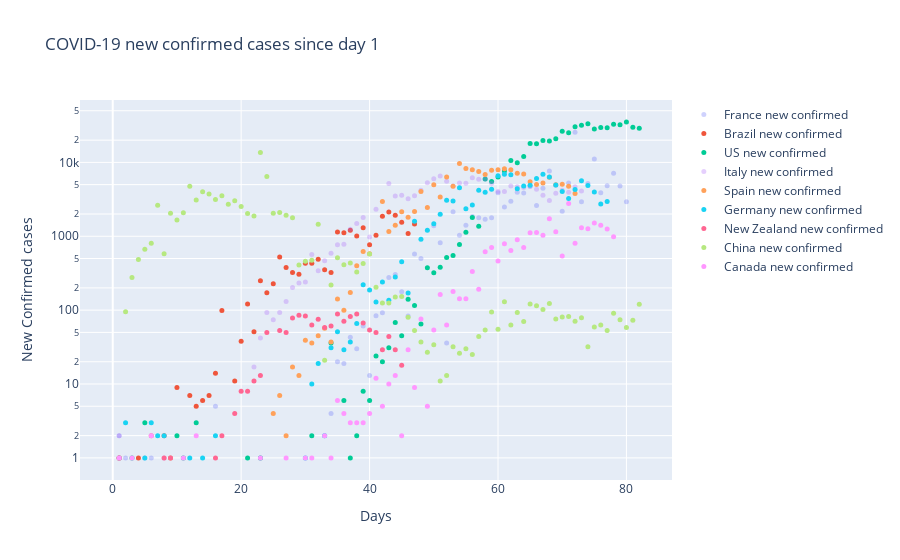

The notebook cell saved with this chart:
### Code cell
fignc = go.Figure(series)
fignc.update_layout(title_text='COVID-19 new confirmed cases since day 1')
fignc.update_xaxes(title_text='Days')
fignc.update_yaxes(title_text='New Confirmed cases', type='log')
fignc.show()

### Figure 1 — Plotly figure (JSON) as saved in the notebook; plotly's stock layout.template omitted (floating-point values rounded to 4 significant figures)
{"data": [{"marker": {"size": 5, "symbol": "circle"}, "mode": "markers", "name": "France new confirmed", "opacity": 0.3, "type": "scatter", "x": [0, 0, 1, 2, 3, 4, 5, 6, 7, 8, 9, 10, 11, 12, 13, 14, 15, 16, 17, 18, 19, 20, 21, 22, 23, 24, 25, 26, 27, 28, 29, 30, 31, 32, 33, 34, 35, 36, 37, 38, 39, 40, 41, 42, 43, 44, 45, 46, 47, 48, 49, 50, 51, 52, 53, 54, 55, 56, 57, 58, 59, 60, 61, 62, 63, 64, 65, 66, 67, 68, 69, 70, 71, 72, 73, 74, 75, 76, 77, 78, 79, 80], "y": [null, 0, 2, 1, 0, 0, 1, 1, 0, 0, 1, 0, 0, 0, 0, 0, 0, 5, 0, 0, 0, 0, 0, 0, 1, 0, 0, 0, 0, 0, 0, 0, 0, 0, 2, 4, 20, 19, 43, 30, 61, 13, 84, 92, 276, 303, 177, 83, 575, 499, 0, 1388, 815, 36, 2151, 1032, 1409, 1846, 1788, 1705, 1780, 3880, 2499, 2978, 3951, 3851, 4703, 2603, 4462, 7657, 4922, 2180, 5273, 25646, 2925, 5190, 11102, 3894, 4822, 7150, 4796, 2943]}, {"marker": {"size": 5, "symbol": "circle"}, "mode": "markers", "name": "Brazil new confirmed", "opacity": 1, "type": "scatter", "x": [0, 0, 0, 0, 0, 0, 0, 0, 0, 0, 0, 0, 0, 0, 0, 0, 0, 0, 0, 0, 0, 0, 0, 0, 0, 0, 0, 0, 0, 0, 0, 0, 0, 0, 0, 1, 2, 3, 4, 5, 6, 7, 8, 9, 10, 11, 12, 13, 14, 15, 16, 17, 18, 19, 20, 21, 22, 23, 24, 25, 26, 27, 28, 29, 30, 31, 32, 33, 34, 35, 36, 37, 38, 39, 40, 41, 42, 43, 44, 45, 46, 47], "y": [null, 0, 0, 0, 0, 0, 0, 0, 0, 0, 0, 0, 0, 0, 0, 0, 0, 0, 0, 0, 0, 0, 0, 0, 0, 0, 0, 0, 0, 0, 0, 0, 0, 0, 0, 1, 0, 0, 1, 0, 0, 0, 2, 0, 9, 0, 7, 5, 6, 7, 14, 99, 0, 11, 38, 121, 51, 249, 172, 228, 525, 378, 323, 307, 431, 432, 487, 352, 323, 1138, 1119, 1208, 1012, 1304, 770, 1031, 1873, 2136, 1922, 1546, 1089, 1465]}, {"marker": {"size": 5, "symbol": "circle"}, "mode": "markers", "name": "US new confirmed", "opacity": 1, "type": "scatter", "x": [1, 2, 3, 4, 5, 6, 7, 8, 9, 10, 11, 12, 13, 14, 15, 16, 17, 18, 19, 20, 21, 22, 23, 24, 25, 26, 27, 28, 29, 30, 31, 32, 33, 34, 35, 36, 37, 38, 39, 40, 41, 42, 43, 44, 45, 46, 47, 48, 49, 50, 51, 52, 53, 54, 55, 56, 57, 58, 59, 60, 61, 62, 63, 64, 65, 66, 67, 68, 69, 70, 71, 72, 73, 74, 75, 76, 77, 78, 79, 80, 81, 82], "y": [null, 0, 1, 0, 3, 0, 0, 0, 0, 2, 1, 0, 3, 0, 0, 0, 0, 0, 0, 0, 1, 0, 1, 0, 0, 0, 0, 0, 0, 0, 2, 0, 0, 36, 0, 6, 1, 2, 8, 6, 24, 20, 31, 68, 45, 140, 116, 65, 376, 322, 382, 516, 548, 772, 1133, 1789, 1362, 5964, 5526, 6327, 7676, 10571, 9893, 12038, 18058, 17821, 19808, 19444, 20922, 26341, 25200, 30390, 31824, 33267, 28219, 29595, 29556, 32829, 32385, 35098, 29861, 28917]}, {"marker": {"size": 5, "symbol": "circle"}, "mode": "markers", "name": "Italy new confirmed", "opacity": 0.3, "type": "scatter", "x": [0, 0, 0, 0, 0, 0, 0, 0, 0, 1, 2, 3, 4, 5, 6, 7, 8, 9, 10, 11, 12, 13, 14, 15, 16, 17, 18, 19, 20, 21, 22, 23, 24, 25, 26, 27, 28, 29, 30, 31, 32, 33, 34, 35, 36, 37, 38, 39, 40, 41, 42, 43, 44, 45, 46, 47, 48, 49, 50, 51, 52, 53, 54, 55, 56, 57, 58, 59, 60, 61, 62, 63, 64, 65, 66, 67, 68, 69, 70, 71, 72, 73], "y": [null, 0, 0, 0, 0, 0, 0, 0, 0, 2, 0, 0, 0, 0, 0, 0, 1, 0, 0, 0, 0, 0, 0, 0, 0, 0, 0, 0, 0, 0, 17, 42, 93, 74, 93, 131, 202, 233, 240, 566, 342, 466, 587, 769, 778, 1247, 1492, 1797, 977, 2313, 0, 5198, 3497, 3590, 3233, 3526, 4207, 5322, 5986, 6557, 5560, 4789, 5249, 5210, 6203, 5909, 5974, 5217, 4050, 4053, 4782, 4668, 4585, 4805, 4316, 3599, 3039, 3836, 4204, 3951, 4694, 4092]}, {"marker": {"size": 5, "symbol": "circle"}, "mode": "markers", "name": "Spain new confirmed", "opacity": 1, "type": "scatter", "x": [0, 0, 0, 0, 0, 0, 0, 0, 0, 0, 1, 2, 3, 4, 5, 6, 7, 8, 9, 10, 11, 12, 13, 14, 15, 16, 17, 18, 19, 20, 21, 22, 23, 24, 25, 26, 27, 28, 29, 30, 31, 32, 33, 34, 35, 36, 37, 38, 39, 40, 41, 42, 43, 44, 45, 46, 47, 48, 49, 50, 51, 52, 53, 54, 55, 56, 57, 58, 59, 60, 61, 62, 63, 64, 65, 66, 67, 68, 69, 70, 71, 72], "y": [null, 0, 0, 0, 0, 0, 0, 0, 0, 0, 1, 0, 0, 0, 0, 0, 0, 0, 1, 0, 0, 0, 0, 0, 0, 0, 0, 0, 0, 0, 0, 0, 0, 0, 4, 7, 2, 17, 13, 39, 36, 45, 57, 37, 141, 100, 173, 400, 622, 582, 0, 2955, 1159, 1407, 2144, 1806, 2162, 4053, 2447, 4964, 3394, 6368, 4749, 9630, 8271, 7933, 7516, 6875, 7846, 7967, 8195, 7947, 7134, 6969, 5478, 5029, 5267, 6278, 5002, 5051, 4754, 3804]}, {"marker": {"size": 5, "symbol": "circle"}, "mode": "markers", "name": "Germany new confirmed", "opacity": 1, "type": "scatter", "x": [0, 0, 0, 0, 0, 1, 2, 3, 4, 5, 6, 7, 8, 9, 10, 11, 12, 13, 14, 15, 16, 17, 18, 19, 20, 21, 22, 23, 24, 25, 26, 27, 28, 29, 30, 31, 32, 33, 34, 35, 36, 37, 38, 39, 40, 41, 42, 43, 44, 45, 46, 47, 48, 49, 50, 51, 52, 53, 54, 55, 56, 57, 58, 59, 60, 61, 62, 63, 64, 65, 66, 67, 68, 69, 70, 71, 72, 73, 74, 75, 76, 77], "y": [null, 0, 0, 0, 0, 1, 3, 0, 0, 1, 3, 2, 2, 0, 0, 0, 1, 0, 1, 0, 2, 0, 0, 0, 0, 0, 0, 0, 0, 0, 0, 0, 0, 0, 1, 10, 19, 2, 31, 51, 29, 37, 66, 220, 188, 129, 241, 136, 281, 451, 170, 1597, 910, 1210, 1477, 1985, 3070, 2993, 4528, 2365, 2660, 4183, 3930, 4337, 6615, 6933, 6824, 4400, 4790, 4923, 6064, 6922, 6365, 4933, 4031, 3251, 4289, 5633, 4885, 3990, 2737, 2946]}, {"marker": {"size": 5, "symbol": "circle"}, "mode": "markers", "name": "New Zealand new confirmed", "opacity": 1, "type": "scatter", "x": [0, 0, 0, 0, 0, 0, 0, 0, 0, 0, 0, 0, 0, 0, 0, 0, 0, 0, 0, 0, 0, 0, 0, 0, 0, 0, 0, 0, 0, 0, 0, 0, 0, 0, 0, 0, 0, 1, 2, 3, 4, 5, 6, 7, 8, 9, 10, 11, 12, 13, 14, 15, 16, 17, 18, 19, 20, 21, 22, 23, 24, 25, 26, 27, 28, 29, 30, 31, 32, 33, 34, 35, 36, 37, 38, 39, 40, 41, 42, 43, 44, 45], "y": [null, 0, 0, 0, 0, 0, 0, 0, 0, 0, 0, 0, 0, 0, 0, 0, 0, 0, 0, 0, 0, 0, 0, 0, 0, 0, 0, 0, 0, 0, 0, 0, 0, 0, 0, 0, 0, 1, 0, 0, 0, 0, 2, 0, 1, 1, 0, 0, 0, 0, 0, 0, 1, 2, 0, 4, 8, 8, 11, 13, 50, 0, 53, 50, 78, 85, 83, 63, 75, 58, 61, 89, 71, 82, 89, 67, 54, 50, 29, 44, 29, 18]}, {"marker": {"size": 5, "symbol": "circle"}, "mode": "markers", "name": "China new confirmed", "opacity": 1, "type": "scatter", "x": [1, 2, 3, 4, 5, 6, 7, 8, 9, 10, 11, 12, 13, 14, 15, 16, 17, 18, 19, 20, 21, 22, 23, 24, 25, 26, 27, 28, 29, 30, 31, 32, 33, 34, 35, 36, 37, 38, 39, 40, 41, 42, 43, 44, 45, 46, 47, 48, 49, 50, 51, 52, 53, 54, 55, 56, 57, 58, 59, 60, 61, 62, 63, 64, 65, 66, 67, 68, 69, 70, 71, 72, 73, 74, 75, 76, 77, 78, 79, 80, 81, 82], "y": [null, 95, 277, 486, 669, 802, 2632, 578, 2054, 1661, 2089, 4739, 3086, 3991, 3733, 3147, 3523, 2704, 3015, 2525, 2032, 1881, 13628, 6463, 2055, 2100, 1921, 1777, 408, 458, 473, 1451, 21, 219, 513, 412, 434, 328, 428, 576, 204, 125, 125, 151, 153, 80, 53, 37, 27, 34, 11, 13, 32, 26, 30, 25, 44, 54, 94, 55, 130, 63, 93, 70, 121, 115, 102, 123, 76, 81, 82, 71, 79, 32, 59, 63, 53, 91, 74, 58, 73, 120]}, {"marker": {"size": 5, "symbol": "circle"}, "mode": "markers", "name": "Canada new confirmed", "opacity": 1, "type": "scatter", "x": [0, 0, 0, 0, 1, 2, 3, 4, 5, 6, 7, 8, 9, 10, 11, 12, 13, 14, 15, 16, 17, 18, 19, 20, 21, 22, 23, 24, 25, 26, 27, 28, 29, 30, 31, 32, 33, 34, 35, 36, 37, 38, 39, 40, 41, 42, 43, 44, 45, 46, 47, 48, 49, 50, 51, 52, 53, 54, 55, 56, 57, 58, 59, 60, 61, 62, 63, 64, 65, 66, 67, 68, 69, 70, 71, 72, 73, 74, 75, 76, 77, 78], "y": [null, 0, 0, 0, 1, 0, 1, 0, 0, 2, 0, 0, 0, 0, 1, 0, 2, 0, 0, 0, 0, 0, 0, 0, 0, 0, 1, 0, 0, 0, 1, 0, 0, 1, 1, 0, 2, 1, 6, 4, 3, 3, 3, 4, 12, 5, 10, 13, 2, 29, 9, 76, 5, 54, 163, 63, 179, 143, 143, 334, 192, 619, 702, 461, 791, 640, 894, 704, 1118, 1129, 1033, 1724, 1153, 541, 2778, 807, 1309, 1269, 1513, 1405, 1257, 982]}], "layout": {"autosize": true, "title": {"text": "COVID-19 new confirmed cases since day 1"}, "xaxis": {"autorange": true, "range": [-4.899, 86.9], "title": {"text": "Days"}, "type": "linear"}, "yaxis": {"autorange": true, "range": [-0.3192, 4.864], "title": {"text": "New Confirmed cases"}, "type": "log"}}}
